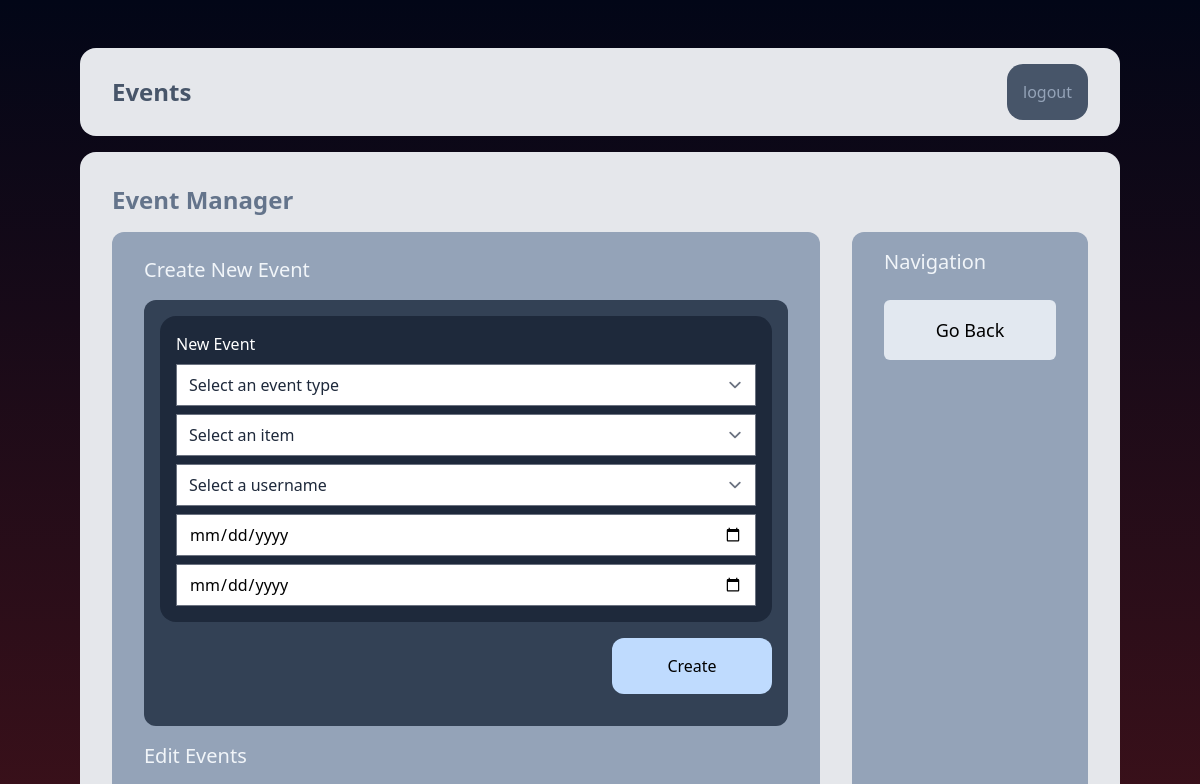
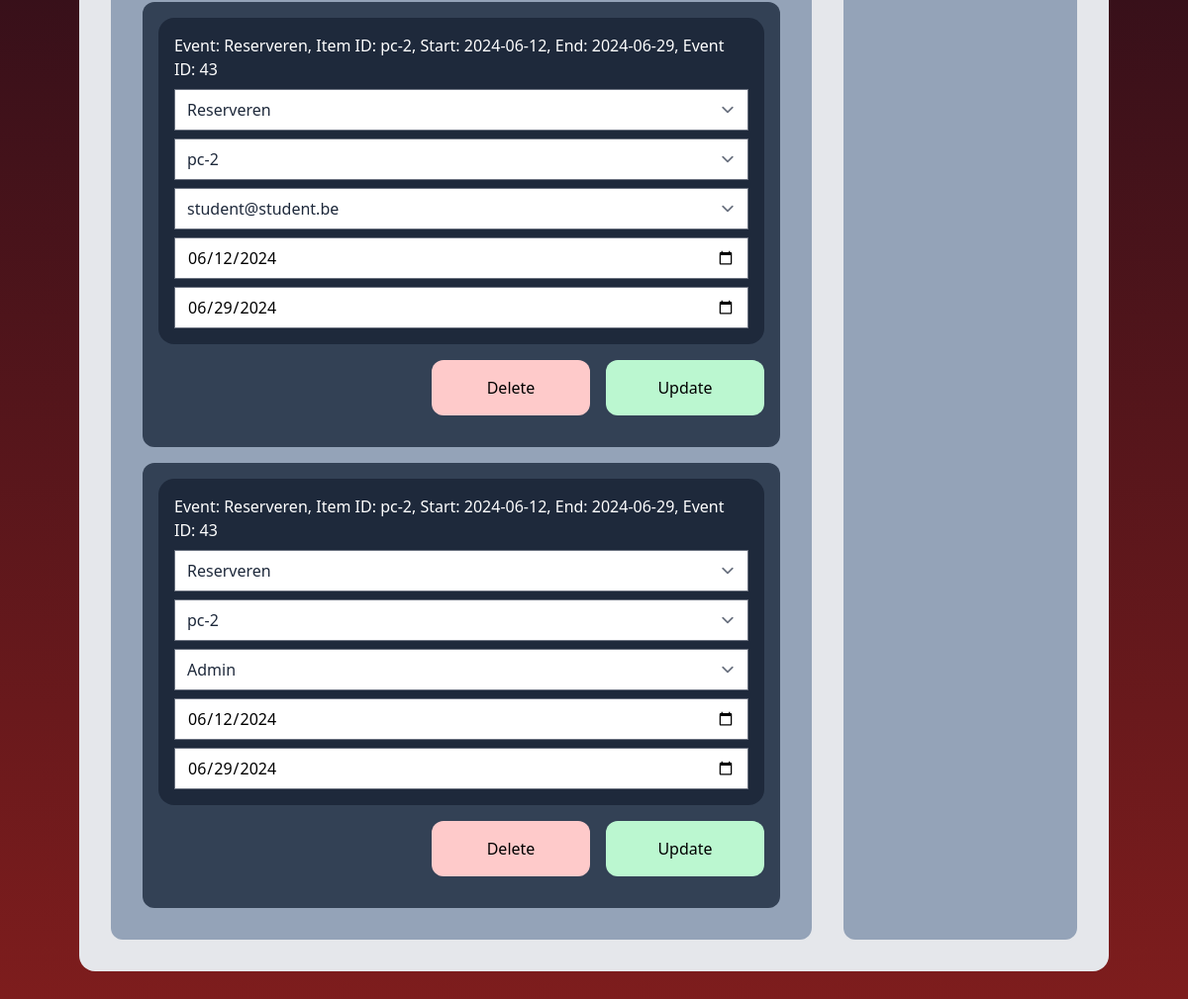
/event-manager (signed in), run on an earlier commit of the app's database (2 pictures, top to bottom).
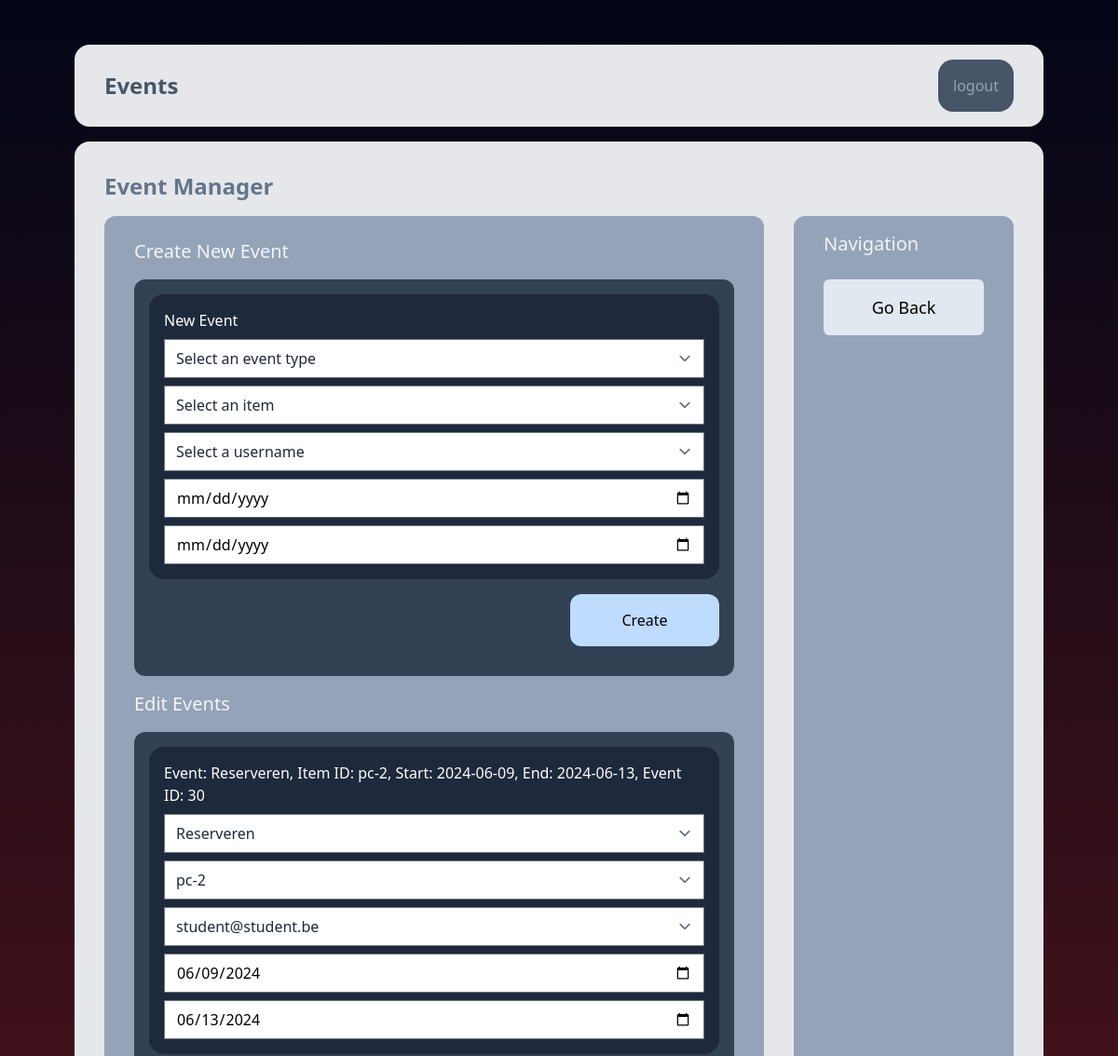
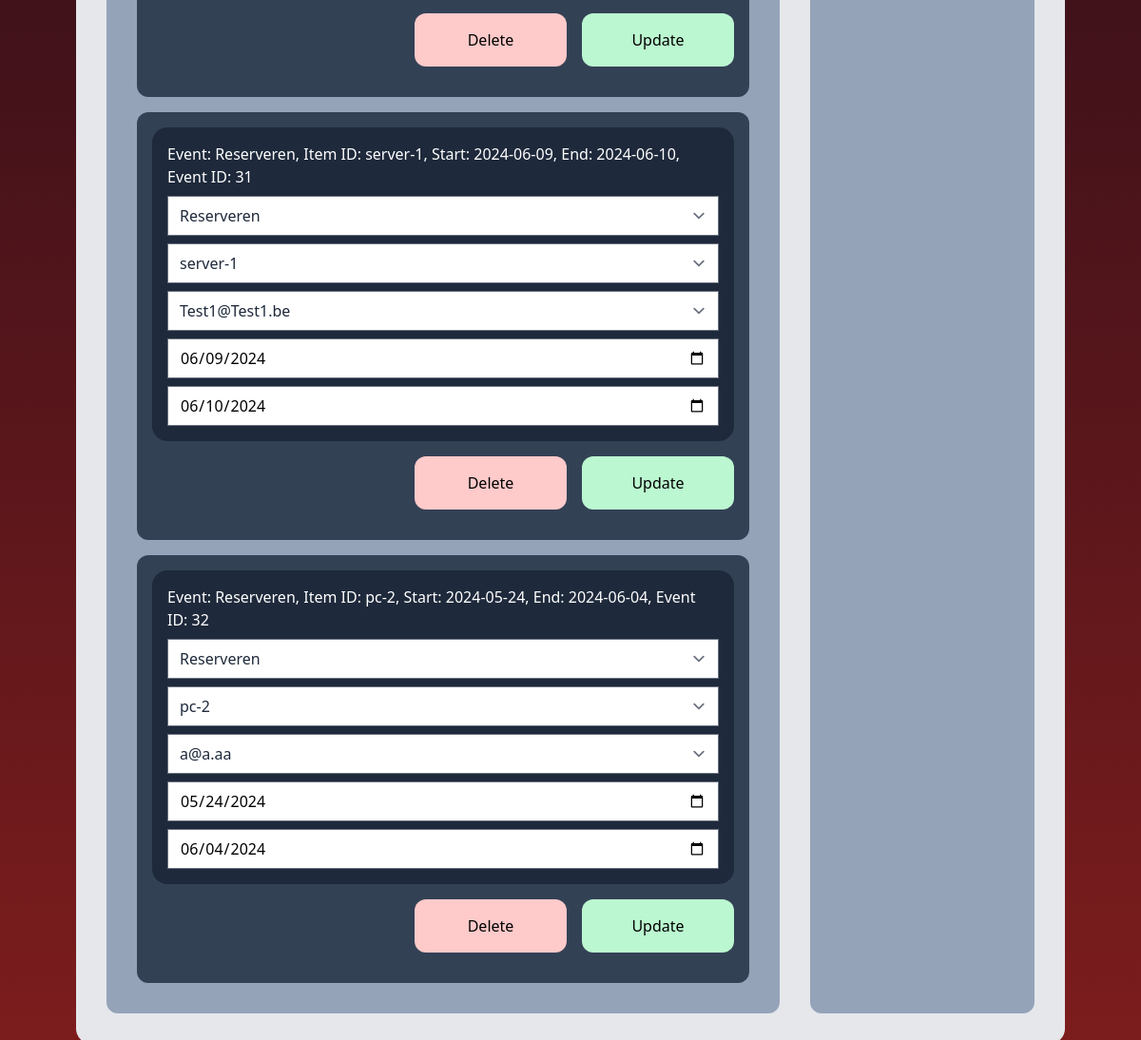
And on a later commit of the database (2 pictures, top to bottom).
### app/models.py (models this page shows, shortened)
class CalendarEvent(models.Model):
    calendarid = models.ForeignKey(Calendar, on_delete=models.CASCADE)
    eventid = models.ForeignKey(Event, on_delete=models.CASCADE)

class Event(models.Model):
    eventType = models.ForeignKey(EventType, on_delete=models.CASCADE)
    itemid = models.ForeignKey(Item, on_delete=models.CASCADE)
    start = models.DateField()
    end = models.DateField()
    def __str__(self):
        return f"Event: {self.eventType.type}, Item ID: {self.itemid.naam}, Start: {self.start}, End: {self.end}, Event ID: {self.id}"

class EventType(models.Model):
    type = models.CharField(max_length=255, unique=True)

class Item(models.Model):
    itemTypeID = models.ForeignKey(ItemType, on_delete=models.CASCADE)
    naam = models.CharField(max_length=255, unique=True)
    beschrijving = models.CharField(max_length=255)

### app/views.py (the view, shortened to what this page needs)
# urls.py: path('event-manager', views.event_manager, name="event-manager"),
def event_manager(request):
    if not request.user.is_authenticated:
        return render(request, 'app/event-manager.html')
    items = Item.objects.all()
    users = User.objects.all()
    calendar_events = CalendarEvent.objects.all()
    event_types = EventType.objects.all()
    return render(request, 'app/event-manager.html', {
        'calendar_events': calendar_events,
        'event_types': event_types,
        'items': items,
        'users': users
        })

### app/templates/app/event-manager.html (shortened to what the changed rows need)
{% extends "app/base.html" %}
{% block body %}
    {% if request.user.is_authenticated %}
    <div class="grid grid-rows-[auto_1fr] gap-4 min-h-screen p-4 sm:mx-16">
        <div class="grid items-center bg-gray-200 rounded-2xl mt-8 px-4 py-4 sm:px-8 sm:py-4 grid-cols-[1fr_auto]">
            <h1 class="font-bold text-2xl text-slate-600">Events</h1>
        </div>
        <div class="grid gap-4 sm:gap-x-8 bg-gray-200 rounded-2xl p-4 sm:p-8 mb-8 grid-cols-1 sm:grid-cols-[3fr_1fr]  grid-rows-[auto_1fr]">
            <h1 class="sm:col-span-2 font-bold text-2xl text-slate-500">Event Manager</h1>
            <div class="grid bg-slate-400 rounded-xl gap-2 sm:px-8 sm:pb-8 p-4">
                    <div class="flex place-content-between place-items-center min-h-11">
                        <h2 class="text-xl text-slate-100 font-medium">Create New Event</h2>
                    </div>
                    <ul class="grid gap-4">
                        <h2 class="text-xl text-slate-100 font-medium">Edit Events</h2>
                        {% if calendar_events %}
                            {% for calendar_event in calendar_events %}
                                <li class="bg-slate-700 rounded-xl p-4">
                                    <form method="post" action="event-manager" id="{{ calendar_event.id }}">{% csrf_token %}
                                        <div class="grid bg-slate-800 rounded-2xl p-4 gap-2">
                                            <h3 class="text-white">{{ calendar_event.eventid }}</h3>
                                            <select class="text-slate-800" name="event_type" >
                                            {% for eventtype in event_types %}
                                                {% if calendar_event.eventid.eventType.type == eventtype.type %}
                                                    <option value='{{ eventtype.type }}' selected>{{ eventtype.type }}</option>
                                                {% else %}
                                                    <option value='{{ eventtype.type }}'>{{ eventtype.type }}</option>
                                                {% endif %}
                                            {% endfor %}
                                            </select>
                                            <select class="text-slate-800" name="item_naam" >
                                                {% for item in items %}
                                                    {% if calendar_event.eventid.itemid.naam == item.naam %}
                                                        <option value='{{ item.naam }}' selected>{{ item.naam }}</option>
                                                    {% else %}
                                                        <option value='{{ item.naam }}'>{{ item.naam }}</option>
                                                    {% endif %}
                                                {% endfor %}
                                            </select>
                                            <select class="text-slate-800" name="user_username">
                                                {% for user in users %}
                                                    {% if calendar_event.calendarid.userid.username == user.username %}
                                                        <option value='{{ user.username }}' selected>{{ user.username }}</option>
                                                    {% else %}
                                                        <option value='{{ user.username }}'>{{ user.username }}</option>
                                                    {% endif %}
                                                {% endfor %}
                                            </select>
                                            <input type="date" name="start_date" value="{{ calendar_event.eventid.start|date:'Y-m-d' }}"></input>
                                            <input type="date" name="end_date" value="{{ calendar_event.eventid.end|date:'Y-m-d' }}"></input>
                                        </div>
                                        <div class="flex place-content-end gap-4 py-4">
                                            <button type="submit" name="action" class="bg-red-200 p-4 rounded-xl sm:min-w-40 text-center" value="Delete" form="{{ calendar_event.id }}">Delete</button>
                                            <button type="submit" name="action" class="bg-green-200 p-4 rounded-xl sm:min-w-40 text-center" value="Update"form="{{ calendar_event.id }}">Update</button>
                                        </div>
                                    </form>
                                </li>
                            {% endfor %}
                            </ul>
                        {% else %}
                            <p>No events available</p>
                        {% endif %}
                </div>
                <div class="flex bg-slate-400 rounded-xl p-4 sm:px-8 sm:py-4 gap-2 flex-col">
                    <h2 class="text-xl text-slate-100 font-medium min-h-11">Navigation</h2>
                </div>
            </div>
        </div>
    {% endif %}
{% endblock %}

What changed in the data, as far as the page shows it:
removed CalendarEvent: eventid "Event: Reserveren, Item ID: pc-2, Start: 2024-06-12, End: 2024-06-29, Event ID: 43", start_date "06/12/2024", end_date "06/29/2024"
removed CalendarEvent: eventid "Event: Reserveren, Item ID: pc-2, Start: 2024-06-12, End: 2024-06-29, Event ID: 43", start_date "06/12/2024", end_date "06/29/2024"
added CalendarEvent: eventid "Event: Reserveren, Item ID: pc-2, Start: 2024-06-09, End: 2024-06-13, Event ID: 30", start_date "06/09/2024", end_date "06/13/2024"
added CalendarEvent: eventid "Event: Reserveren, Item ID: server-1, Start: 2024-06-09, End: 2024-06-10, Event ID: 31", start_date "06/09/2024", end_date "06/10/2024"
added CalendarEvent: eventid "Event: Reserveren, Item ID: pc-2, Start: 2024-05-24, End: 2024-06-04, Event ID: 32", start_date "05/24/2024", end_date "06/04/2024"
